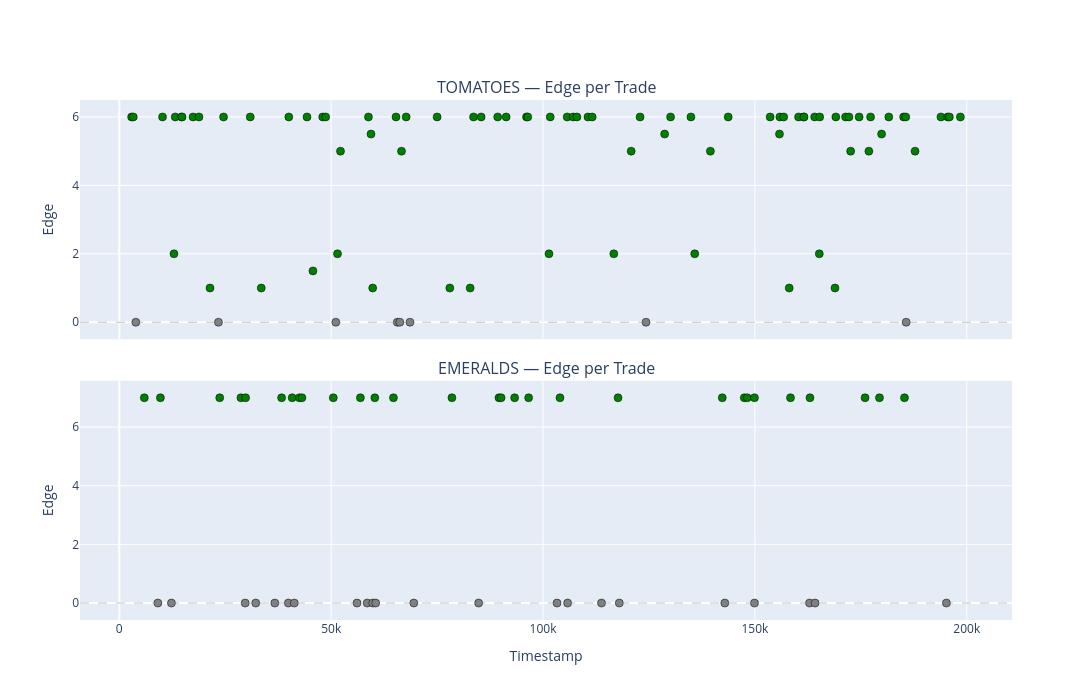

The cell this chart's notebook holds for it:
### Markdown cell above
### 5b — Edge 散点时序图

每笔成交的 edge 随时间变化，观察是否有时段 edge 恶化。

### Code cell
fig = make_subplots(rows=len(products), cols=1, shared_xaxes=True,
                    subplot_titles=[f"{p} — Edge per Trade" for p in products],
                    vertical_spacing=0.08)

for i, product in enumerate(products, 1):
    pt = my_with_wm.filter(pl.col("product") == product).sort("timestamp")
    if pt.height == 0:
        continue

    # 颜色：正 edge 绿，零 edge 灰，负 edge 红
    colors = ["green" if e > 0 else ("gray" if e == 0 else "red") for e in pt["edge"].to_list()]

    fig.add_trace(go.Scatter(
        x=pt["timestamp"].to_list(), y=pt["edge"].to_list(),
        mode="markers",
        marker=dict(color=colors, size=8, line=dict(width=0.5, color="black")),
        customdata=list(zip(pt["quantity"].to_list(), pt["trade_type"].to_list(), pt["price"].to_list())),
        hovertemplate="t=%{x}<br>edge=%{y}<br>qty=%{customdata[0]}<br>%{customdata[1]} @ %{customdata[2]}<extra></extra>",
        name=product, showlegend=False,
    ), row=i, col=1)
    fig.add_hline(y=0, line_dash="dash", line_color="gray", line_width=0.5, row=i, col=1)
    fig.update_yaxes(title_text="Edge", row=i, col=1)

fig.update_xaxes(title_text="Timestamp", row=len(products), col=1)
fig.update_layout(height=350 * len(products), width=1200)
fig.show()

### Figure 1 — Plotly figure (JSON) as saved in the notebook; plotly's stock layout.template omitted (floating-point values rounded to 4 significant figures; data arrays with more than 128 entries replaced by an {"elided": "..."} marker saying what was removed)
{"data": [{"customdata": {"elided": "87x3 mixed values"}, "hovertemplate": "t=%{x}<br>edge=%{y}<br>qty=%{customdata[0]}<br>%{customdata[1]} @ %{customdata[2]}<extra></extra>", "marker": {"color": ["green", "green", "gray", "green", "green", "green", "green", "green", "green", "green", "green", "gray", "green", "green", "green", "green", "green", "green", "green", "green", "gray", "green", "green", "green", "green", "green", "green", "gray", "gray", "green", "green", "gray", "green", "green", "green", "green", "green", "green", "green", "green", "green", "green", "green", "green", "green", "green", "green", "green", "green", "green", "green", "gray", "green", "green", "green", "green", "green", "green", "green", "green", "green", "green", "green", "green", "green", "green", "green", "green", "green", "green", "green", "green", "green", "green", "green", "green", "green", "green", "green", "green", "green", "gray", "green", "green", "green", "green", "green"], "line": {"color": "black", "width": 0.5}, "size": 8}, "mode": "markers", "name": "TOMATOES", "showlegend": false, "type": "scatter", "x": [2900, 3300, 3900, 10200, 12900, 13200, 14700, 14800, 17400, 18800, 21400, 23400, 24600, 30900, 33500, 40000, 44300, 45700, 48000, 48700, 51100, 51500, 52200, 58800, 59400, 59800, 65300, 65600, 66200, 66600, 67700, 68600, 75000, 78000, 82800, 83600, 85400, 89300, 91300, 96100, 96400, 101400, 101700, 105700, 107100, 108000, 110600, 111600, 116700, 120800, 122900, 124300, 128700, 130100, 134900, 135800, 139500, 143700, 153600, 155800, 155900, 156800, 158100, 160300, 161500, 161600, 164100, 165200, 165300, 168900, 169100, 171400, 172200, 172600, 174600, 176900, 177300, 179900, 181600, 185100, 185600, 185700, 187800, 193900, 195500, 195900, 198500], "xaxis": "x", "y": [6, 6, 0, 6, 2, 6, 6, 6, 6, 6, 1, 0, 6, 6, 1, 6, 6, 1.5, 6, 6, 0, 2, 5, 6, 5.5, 1, 6, 0, 0, 5, 6, 0, 6, 1, 1, 6, 6, 6, 6, 6, 6, 2, 6, 6, 6, 6, 6, 6, 2, 5, 6, 0, 5.5, 6, 6, 2, 5, 6, 6, 5.5, 6, 6, 1, 6, 6, 6, 6, 2, 6, 1, 6, 6, 6, 5, 6, 5, 6, 5.5, 6, 6, 6, 0, 5, 6, 6, 6, 6], "yaxis": "y"}, {"customdata": {"elided": "51x3 mixed values"}, "hovertemplate": "t=%{x}<br>edge=%{y}<br>qty=%{customdata[0]}<br>%{customdata[1]} @ %{customdata[2]}<extra></extra>", "marker": {"color": ["green", "gray", "green", "gray", "green", "green", "gray", "green", "gray", "gray", "green", "gray", "green", "gray", "green", "green", "green", "gray", "green", "gray", "gray", "green", "gray", "green", "gray", "green", "gray", "green", "green", "green", "green", "gray", "green", "gray", "gray", "green", "gray", "green", "gray", "green", "green", "gray", "green", "green", "gray", "green", "gray", "green", "green", "green", "gray"], "line": {"color": "black", "width": 0.5}, "size": 8}, "mode": "markers", "name": "EMERALDS", "showlegend": false, "type": "scatter", "x": [5900, 9100, 9700, 12300, 23700, 28700, 29700, 29800, 32200, 36700, 38300, 39900, 40800, 41300, 42500, 43100, 50500, 56100, 56900, 58500, 59800, 60300, 60500, 64700, 69500, 78500, 84800, 89600, 90100, 93300, 96600, 103300, 104000, 105800, 113800, 117700, 118000, 142300, 142900, 147500, 148200, 149900, 149900, 158400, 162900, 163000, 164200, 176000, 179400, 185300, 195200], "xaxis": "x2", "y": [7, 0, 7, 0, 7, 7, 0, 7, 0, 0, 7, 0, 7, 0, 7, 7, 7, 0, 7, 0, 0, 7, 0, 7, 0, 7, 0, 7, 7, 7, 7, 0, 7, 0, 0, 7, 0, 7, 0, 7, 7, 0, 7, 7, 0, 7, 0, 7, 7, 7, 0], "yaxis": "y2"}], "layout": {"annotations": [{"font": {"size": 16}, "showarrow": false, "text": "TOMATOES — Edge per Trade", "x": 0.5, "xanchor": "center", "xref": "paper", "y": 1, "yanchor": "bottom", "yref": "paper"}, {"font": {"size": 16}, "showarrow": false, "text": "EMERALDS — Edge per Trade", "x": 0.5, "xanchor": "center", "xref": "paper", "y": 0.46, "yanchor": "bottom", "yref": "paper"}], "height": 700, "shapes": [{"line": {"color": "gray", "dash": "dash", "width": 0.5}, "type": "line", "x0": 0, "x1": 1, "xref": "x domain", "y0": 0, "y1": 0, "yref": "y"}, {"line": {"color": "gray", "dash": "dash", "width": 0.5}, "type": "line", "x0": 0, "x1": 1, "xref": "x2 domain", "y0": 0, "y1": 0, "yref": "y2"}], "width": 1200, "xaxis": {"anchor": "y", "domain": [0, 1], "matches": "x2", "showticklabels": false}, "xaxis2": {"anchor": "y2", "domain": [0, 1], "title": {"text": "Timestamp"}}, "yaxis": {"anchor": "x", "domain": [0.54, 1], "title": {"text": "Edge"}}, "yaxis2": {"anchor": "x2", "domain": [0, 0.46], "title": {"text": "Edge"}}}}
